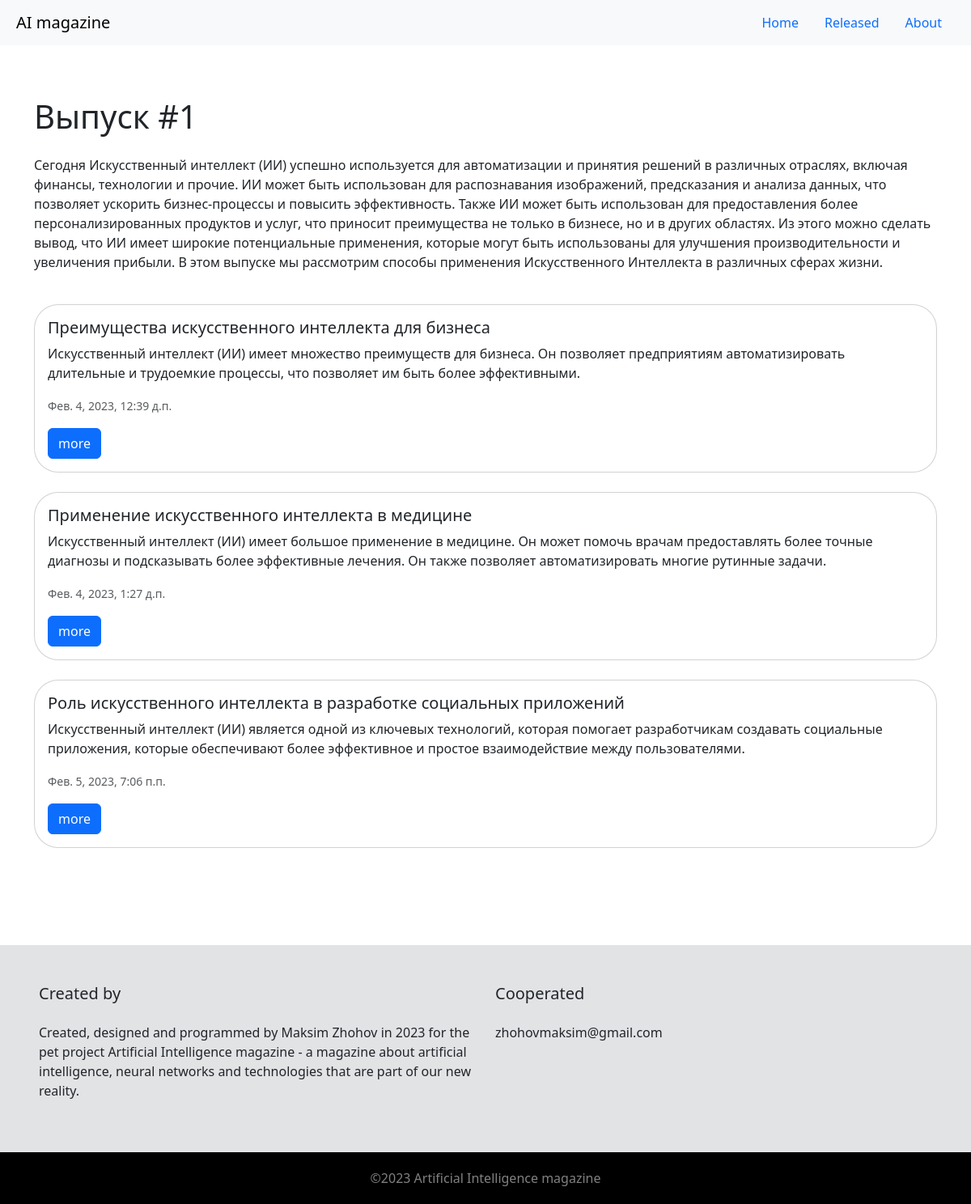
Screenshot of /released/1 with the database file from the repository.
### main/models.py (models this page shows, shortened)
class Release(models.Model):
    image = models.ImageField(upload_to='image/', null=True)
    title = models.CharField('title', max_length=100, null=False)
    description = models.TextField('description', max_length=250, null=False)
    text = models.TextField('text', default="текст", null=False)
    number = models.IntegerField('number', null=False)

class Article(models.Model):
    image = models.ImageField(upload_to='image/', null=True)
    title = models.CharField('title', max_length=100, null=False)
    description = models.TextField('description', max_length=250, null=False)
    text = models.TextField('text', null=False)
    date = models.DateTimeField('date')
    number = models.IntegerField('number', default=1)

### main/views.py (the view)
class release_detail(DetailView):
    model = Release
    extra_context = {'articles': Article.objects.all()}
    template_name = ('main/release_detai_view.html')
    contex_object_name = 'release'

### main/templates/main/release_detai_view.html (shortened to what this page needs)
{% extends 'main/layout.html'%}
{% block content %}
  <h1>{{ release.title }}</h1>
  <p class="card-text py-3">{{ release.text }}</p>
  <div class="row mt-4">
  {% include 'main/article_release.html' %}
  </div>
{% endblock %}

### main/templates/main/article_release.html (shortened to what this page needs)
{% if articles%}
  {% for article in articles%}
    {% if article.number == release.number%}
      <div class="mb-4">
        <div class="card">
          <div class="card-body">
            <h5 class="card-title">{{ article.title }}</h5>
            <p class="card-text">{{ article.description }}</p>
            <p class="card-text"><small class="text-muted">{{ article.date }}</small></p>
            <button type="button" class="btn btn-primary" data-bs-toggle="modal" data-bs-target="#article{{ article.id }}{{ release.number }}">more</button>
          </div>
        </div>
      </div>
    {% endif %}
  {% endfor %}
{% else %}
  <p>Записей не найдено</p>
{% endif %}

### main/templates/main/layout.html (style rules this page uses)
.card { border-radius: 30px; }

### rows the page displays
Release: title "Выпуск #1", text "Сегодня Искусственный интеллект (ИИ) успешно используется для автоматизации и принятия решений в различных отраслях, включая финансы, технологии и прочие. ИИ может быть использован для распознавания изображений, предсказания и анализа данных, что позволяет ускорить бизнес-процессы и повысить эффективность. Также ИИ может быть использован для предоставления более персонализированных продуктов и услуг, что приносит преимущества не только в бизнесе, но и в других областях. Из этого можно сделать вывод, что ИИ имеет широкие потенциальные применения, которые могут быть использованы для улучшения производительности и увеличения прибыли. В этом выпуске мы рассмотрим способы применения…"
Article: title "Преимущества искусственного интеллекта для бизнеса", description "Искусственный интеллект (ИИ) имеет множество преимуществ для бизнеса. Он позволяет предприятиям автоматизировать длительные и трудоемкие процессы, что позволяет им быть более эффективными.", date "Фев. 4, 2023, 12:39 д.п."
Article: title "Применение искусственного интеллекта в медицине", description "Искусственный интеллект (ИИ) имеет большое применение в медицине. Он может помочь врачам предоставлять более точные диагнозы и подсказывать более эффективные лечения. Он также позволяет автоматизировать многие рутинные задачи.", date "Фев. 4, 2023, 1:27 д.п."
Article: title "Роль искусственного интеллекта в разработке социальных приложений", description "Искусственный интеллект (ИИ) является одной из ключевых технологий, которая помогает разработчикам создавать социальные приложения, которые обеспечивают более эффективное и простое взаимодействие между пользователями.", date "Фев. 5, 2023, 7:06 п.п."
